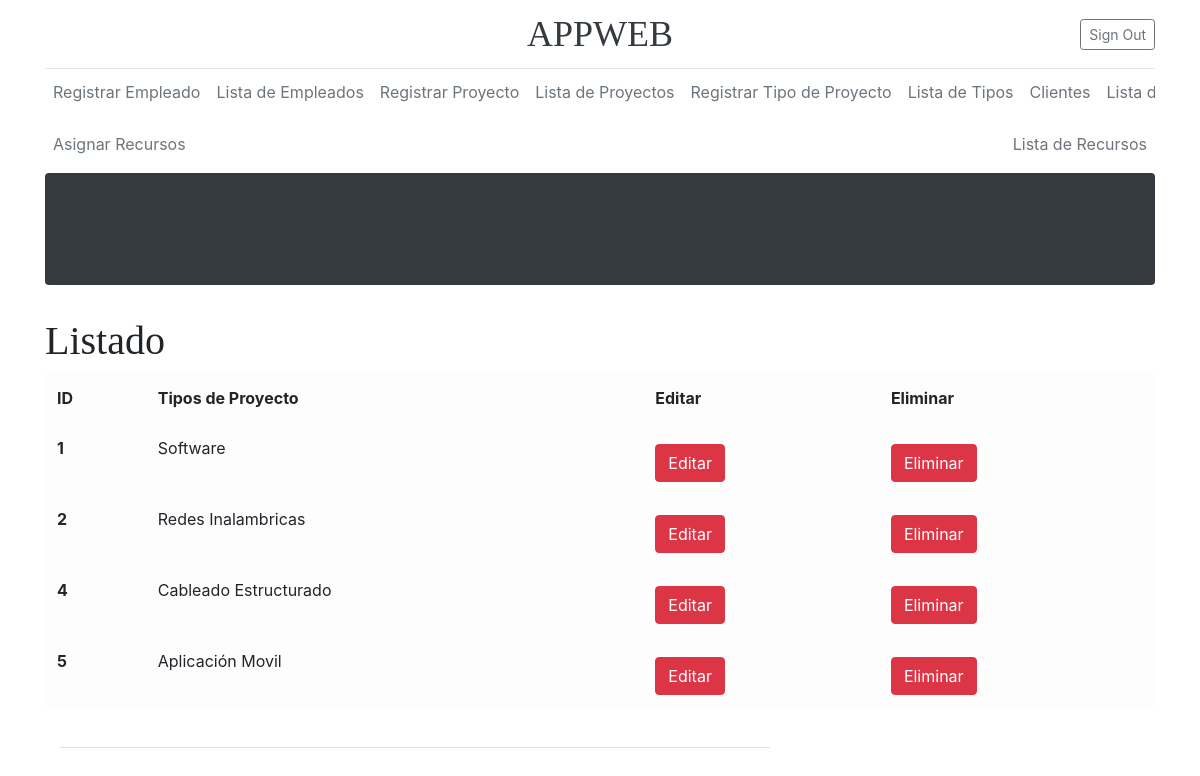
Page /listaTipoPro/ on the committed database.
### Models/TipoProyecto/models.py (models this page shows, shortened)
class TipoProyecto(models.Model):
    CodigoTipoPro = models.AutoField(primary_key=True)
    Descripcion = models.CharField(max_length=75)

### Models/TipoProyecto/views.py (the view)
# urls.py: path('listaTipoPro/', FormularioTipoProView.listar_TipoPro, name='listarTipoPro'),
    def listar_TipoPro(request):
        TipoPro = TipoProyecto.objects.all()
        return render(request, "ListaTiposPro.html", {"Tipos":TipoPro})

### Templates/ListaTiposPro.html (shortened to what this page needs)
{% extends 'Index2.html' %}
{% block content %}
    <h1>Listado </h1>
    <table class="table table-light">
      <thead>
        <tr>
          <th scope="col">ID</th>
          <th scope="col">Tipos de Proyecto</th>
            <th scope="col">Editar</th>
            <th scope="col">Eliminar</th>
        </tr>
      </thead>
      <tbody>
      {% for TipoProyecto in Tipos %}
          <tr>
          <th scope="row">{{ TipoProyecto.CodigoTipoPro}}</th>
          <td>{{ TipoProyecto.Descripcion }}</td>
                 <td>
                            <a href="{% url 'editarTipoPro' TipoProyecto.pk %}" class="btn btn-danger btn-icon-split">
                                <span class="text">Editar</span>
                            </a>
                             </td>
                             <td>
                            <a href="{% url 'eliminarTipoPro' TipoProyecto.pk %}" class="btn btn-danger btn-icon-split">
                                <span class="text">Eliminar</span>
                            </a>
                             </td>
          </tr>
      {% endfor %}
      </tbody>
    </table>
{% endblock %}

### Static/blog/blog.css (style rules this page uses)
h1, h2, h3, h4, h5, h6 { font-family: "Playfair Display", Georgia, "Times New Roman", serif; }

### rows in the picture
TipoProyecto: CodigoTipoPro "1", Descripcion "Software"
TipoProyecto: CodigoTipoPro "2", Descripcion "Redes Inalambricas"
TipoProyecto: CodigoTipoPro "4", Descripcion "Cableado Estructurado"
TipoProyecto: CodigoTipoPro "5", Descripcion "Aplicación Movil"
